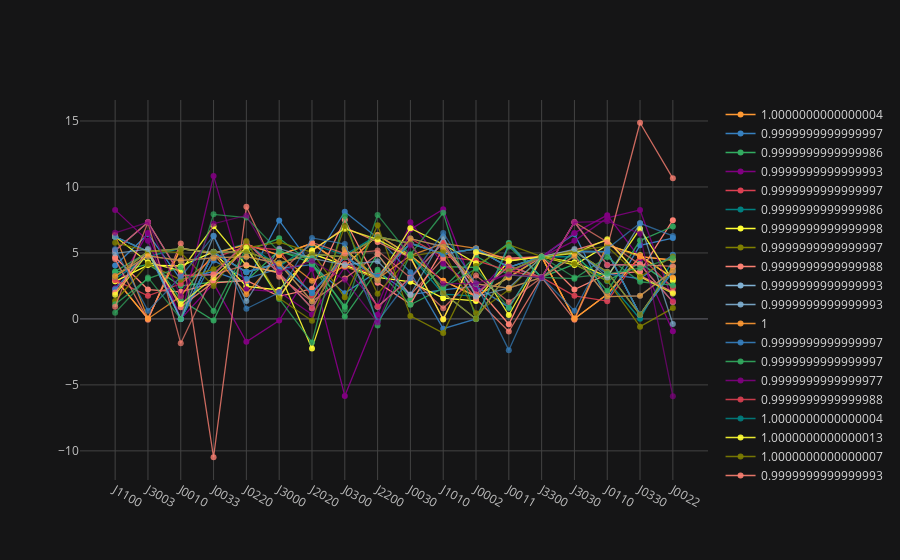

Write notebook code for a chart like this one.
### Markdown cell above
# Load and process saved trained nets

### Code cell
NetsDataFolder('../data/new_nets/').filter('doublefredkin_diagonal_initvalues4*').plot_parameters(hlines=[])

### Figure 1 — Plotly figure (JSON) as saved in the notebook; plotly's stock layout.template omitted (floating-point values rounded to 4 significant figures)
{"data": [{"connectgaps": true, "line": {"color": "rgba(255, 153, 51, 1.0)", "dash": "solid", "width": 1.3}, "marker": {"size": 6, "symbol": "dot"}, "mode": "lines+markers", "name": 1.0, "text": "", "type": "scatter", "x": ["J1100", "J3003", "J0010", "J0033", "J0220", "J3000", "J2020", "J0300", "J2200", "J0030", "J1010", "J0002", "J0011", "J3300", "J3030", "J0110", "J0330", "J0022"], "y": [3.033, 0.01116, 5.354, 4.959, 5.645, 4.841, 5.726, 3.98, 6.352, 4.801, 2.892, 1.721, 3.145, 4.712, 0.01117, 1.875, 4.724, 4.462]}, {"connectgaps": true, "line": {"color": "rgba(55, 128, 191, 1.0)", "dash": "solid", "width": 1.3}, "marker": {"size": 6, "symbol": "dot"}, "mode": "lines+markers", "name": 1.0, "text": "", "type": "scatter", "x": ["J1100", "J3003", "J0010", "J0033", "J0220", "J3000", "J2020", "J0300", "J2200", "J0030", "J1010", "J0002", "J0011", "J3300", "J3030", "J0110", "J0330", "J0022"], "y": [4.054, 6.431, 2.978, 3.603, 2.731, 7.461, 4.047, 1.952, 3.593, 1.845, 2.201, 2.483, 0.8736, 4.712, 6.431, 1.471, 5.574, 6.126]}, {"connectgaps": true, "line": {"color": "rgba(50, 171, 96, 1.0)", "dash": "solid", "width": 1.3}, "marker": {"size": 6, "symbol": "dot"}, "mode": "lines+markers", "name": 1.0, "text": "", "type": "scatter", "x": ["J1100", "J3003", "J0010", "J0033", "J0220", "J3000", "J2020", "J0300", "J2200", "J0030", "J1010", "J0002", "J0011", "J3300", "J3030", "J0110", "J0330", "J0022"], "y": [3.516, 4.151, 2.51, 2.787, 2.902, 5.179, 4.218, 0.9487, 4.906, 1.49, 3.967, 3.901, 5.745, 3.142, 4.151, 2.868, 4.248, 2.464]}, {"connectgaps": true, "line": {"color": "rgba(128, 0, 128, 1.0)", "dash": "solid", "width": 1.3}, "marker": {"size": 6, "symbol": "dot"}, "mode": "lines+markers", "name": 1.0, "text": "", "type": "scatter", "x": ["J1100", "J3003", "J0010", "J0033", "J0220", "J3000", "J2020", "J0300", "J2200", "J0030", "J1010", "J0002", "J0011", "J3300", "J3030", "J0110", "J0330", "J0022"], "y": [2.305, 6.519, -1.038e-09, 2.688, -1.732, -0.1241, 3.805, -5.835, 0.3141, 6.784, 8.308, 1.862, 4.537, 4.712, 6.519, 7.861, 4.593, -0.9421]}, {"connectgaps": true, "line": {"color": "rgba(219, 64, 82, 1.0)", "dash": "solid", "width": 1.3}, "marker": {"size": 6, "symbol": "dot"}, "mode": "lines+markers", "name": 1.0, "text": "", "type": "scatter", "x": ["J1100", "J3003", "J0010", "J0033", "J0220", "J3000", "J2020", "J0300", "J2200", "J0030", "J1010", "J0002", "J0011", "J3300", "J3030", "J0110", "J0330", "J0022"], "y": [6.224, 5.111, 1.533e-06, 5.045, 3.558, 4.227, 1.968, 4.696, 3.189, 5.73, 4.905, 5.315, 3.912, 4.712, 5.111, 5.095, 0.3164, 3.609]}, {"connectgaps": true, "line": {"color": "rgba(0, 128, 128, 1.0)", "dash": "solid", "width": 1.3}, "marker": {"size": 6, "symbol": "dot"}, "mode": "lines+markers", "name": 1.0, "text": "", "type": "scatter", "x": ["J1100", "J3003", "J0010", "J0033", "J0220", "J3000", "J2020", "J0300", "J2200", "J0030", "J1010", "J0002", "J0011", "J3300", "J3030", "J0110", "J0330", "J0022"], "y": [3.033, 4.724, 5.354, 4.959, 5.726, 3.98, 5.645, 4.841, 6.352, 4.801, 1.875, 1.721, 3.145, 4.712, 4.724, 2.892, 0.01117, 4.462]}, {"connectgaps": true, "line": {"color": "rgba(255, 255, 51, 1.0)", "dash": "solid", "width": 1.3}, "marker": {"size": 6, "symbol": "dot"}, "mode": "lines+markers", "name": 1.0, "text": "", "type": "scatter", "x": ["J1100", "J3003", "J0010", "J0033", "J0220", "J3000", "J2020", "J0300", "J2200", "J0030", "J1010", "J0002", "J0011", "J3300", "J3030", "J0110", "J0330", "J0022"], "y": [2.847, 4.078, 4.011, 5.084, 2.456, 2.193, 4.934, 4.083, 3.145, 2.81, 1.573, 1.363, 4.42, 4.712, 4.078, 5.594, 4.827, 3.062]}, {"connectgaps": true, "line": {"color": "rgba(128, 128, 0, 1.0)", "dash": "solid", "width": 1.3}, "marker": {"size": 6, "symbol": "dot"}, "mode": "lines+markers", "name": 1.0, "text": "", "type": "scatter", "x": ["J1100", "J3003", "J0010", "J0033", "J0220", "J3000", "J2020", "J0300", "J2200", "J0030", "J1010", "J0002", "J0011", "J3300", "J3030", "J0110", "J0330", "J0022"], "y": [3.189, 5.111, 5.315, 5.045, 5.095, 4.227, 4.905, 4.696, 6.224, 5.73, 1.968, 1.067e-06, 3.609, 4.712, 5.111, 3.558, 0.3164, 3.912]}, {"connectgaps": true, "line": {"color": "rgba(251, 128, 114, 1.0)", "dash": "solid", "width": 1.3}, "marker": {"size": 6, "symbol": "dot"}, "mode": "lines+markers", "name": 1.0, "text": "", "type": "scatter", "x": ["J1100", "J3003", "J0010", "J0033", "J0220", "J3000", "J2020", "J0300", "J2200", "J0030", "J1010", "J0002", "J0011", "J3300", "J3030", "J0110", "J0330", "J0022"], "y": [4.671, 2.225, 2.05, 2.735, 2.908, 1.707, 2.284, 7.519, 2.748, 1.118, 5.331, 2.433, -0.4034, 4.712, 2.225, 3.395, 3.588, 7.485]}, {"connectgaps": true, "line": {"color": "rgba(128, 177, 211, 1.0)", "dash": "solid", "width": 1.3}, "marker": {"size": 6, "symbol": "dot"}, "mode": "lines+markers", "name": 1.0, "text": "", "type": "scatter", "x": ["J1100", "J3003", "J0010", "J0033", "J0220", "J3000", "J2020", "J0300", "J2200", "J0030", "J1010", "J0002", "J0011", "J3300", "J3030", "J0110", "J0330", "J0022"], "y": [5.177, 7.332, 3.285, 3.363, 5.831, 3.463, 0.8061, 4.949, 0.9276, 3.113, 5.793, 1.85, 3.989, 3.142, 7.332, 4.093, 4.116, 1.287]}, {"connectgaps": true, "line": {"color": "rgba(128, 177, 211, 0.89999999999999991)", "dash": "solid", "width": 1.3}, "marker": {"size": 6, "symbol": "dot"}, "mode": "lines+markers", "name": 1.0, "text": "", "type": "scatter", "x": ["J1100", "J3003", "J0010", "J0033", "J0220", "J3000", "J2020", "J0300", "J2200", "J0030", "J1010", "J0002", "J0011", "J3300", "J3030", "J0110", "J0330", "J0022"], "y": [6.224, 5.111, 1.787e-06, 5.045, 3.558, 4.227, 1.968, 4.696, 3.189, 5.73, 4.905, 5.315, 3.912, 4.712, 5.111, 5.095, 0.3164, 3.609]}, {"connectgaps": true, "line": {"color": "rgba(255, 153, 51, 0.89999999999999991)", "dash": "solid", "width": 1.3}, "marker": {"size": 6, "symbol": "dot"}, "mode": "lines+markers", "name": 1, "text": "", "type": "scatter", "x": ["J1100", "J3003", "J0010", "J0033", "J0220", "J3000", "J2020", "J0300", "J2200", "J0030", "J1010", "J0002", "J0011", "J3300", "J3030", "J0110", "J0330", "J0022"], "y": [3.033, 0.01117, 5.354, 4.959, 5.645, 4.841, 5.726, 3.98, 6.352, 4.801, 2.892, 1.721, 3.145, 4.712, 0.01117, 1.875, 4.724, 4.462]}, {"connectgaps": true, "line": {"color": "rgba(55, 128, 191, 0.89999999999999991)", "dash": "solid", "width": 1.3}, "marker": {"size": 6, "symbol": "dot"}, "mode": "lines+markers", "name": 1.0, "text": "", "type": "scatter", "x": ["J1100", "J3003", "J0010", "J0033", "J0220", "J3000", "J2020", "J0300", "J2200", "J0030", "J1010", "J0002", "J0011", "J3300", "J3030", "J0110", "J0330", "J0022"], "y": [2.249, 5.108, -3.888e-10, 4.435, 3.042, 3.826, 4.119, 8.123, 6.139, 3.528, -0.7416, 2.739e-09, 5.634, 3.142, 5.108, 3.409, 3.044, 4.853]}, {"connectgaps": true, "line": {"color": "rgba(50, 171, 96, 0.89999999999999991)", "dash": "solid", "width": 1.3}, "marker": {"size": 6, "symbol": "dot"}, "mode": "lines+markers", "name": 1.0, "text": "", "type": "scatter", "x": ["J1100", "J3003", "J0010", "J0033", "J0220", "J3000", "J2020", "J0300", "J2200", "J0030", "J1010", "J0002", "J0011", "J3300", "J3030", "J0110", "J0330", "J0022"], "y": [3.602, 5.047, 1.436, -0.1294, 5.134, 6.105, 4.172, 0.1769, 3.725, 1.077, 2.345, 4.772, 3.338, 3.142, 5.047, 2.111, 5.939, 7.002]}, {"connectgaps": true, "line": {"color": "rgba(128, 0, 128, 0.89999999999999991)", "dash": "solid", "width": 1.3}, "marker": {"size": 6, "symbol": "dot"}, "mode": "lines+markers", "name": 1.0, "text": "", "type": "scatter", "x": ["J1100", "J3003", "J0010", "J0033", "J0220", "J3000", "J2020", "J0300", "J2200", "J0030", "J1010", "J0002", "J0011", "J3300", "J3030", "J0110", "J0330", "J0022"], "y": [8.263, 5.917, -1.159e-11, 10.84, 2.24, 2.045, 0.3367, 3.928, 0.9722, 7.325, 4.173, 2.301, 3.494, 4.712, 5.917, 7.652, 8.261, 1.379]}, {"connectgaps": true, "line": {"color": "rgba(219, 64, 82, 0.89999999999999991)", "dash": "solid", "width": 1.3}, "marker": {"size": 6, "symbol": "dot"}, "mode": "lines+markers", "name": 1.0, "text": "", "type": "scatter", "x": ["J1100", "J3003", "J0010", "J0033", "J0220", "J3000", "J2020", "J0300", "J2200", "J0030", "J1010", "J0002", "J0011", "J3300", "J3030", "J0110", "J0330", "J0022"], "y": [2.939, 1.752, 2.662, 4.62, 5.472, 5.234, 1.696, 4.185, 3.256, 6.085, 4.714, 4.427, 3.649, 3.142, 1.752, 1.348, 4.774, 2.334]}, {"connectgaps": true, "line": {"color": "rgba(0, 128, 128, 0.89999999999999991)", "dash": "solid", "width": 1.3}, "marker": {"size": 6, "symbol": "dot"}, "mode": "lines+markers", "name": 1.0, "text": "", "type": "scatter", "x": ["J1100", "J3003", "J0010", "J0033", "J0220", "J3000", "J2020", "J0300", "J2200", "J0030", "J1010", "J0002", "J0011", "J3300", "J3030", "J0110", "J0330", "J0022"], "y": [6.224, 5.111, 1.461e-06, 5.045, 3.558, 4.227, 1.968, 4.696, 3.189, 5.73, 4.905, 5.315, 3.912, 4.712, 5.111, 5.095, 0.3164, 3.609]}, {"connectgaps": true, "line": {"color": "rgba(255, 255, 51, 0.89999999999999991)", "dash": "solid", "width": 1.3}, "marker": {"size": 6, "symbol": "dot"}, "mode": "lines+markers", "name": 1.0, "text": "", "type": "scatter", "x": ["J1100", "J3003", "J0010", "J0033", "J0220", "J3000", "J2020", "J0300", "J2200", "J0030", "J1010", "J0002", "J0011", "J3300", "J3030", "J0110", "J0330", "J0022"], "y": [6.254, 4.293, 3.631, 7.031, 4.055, 3.513, -2.234, 5.33, 2.994, 6.873, 5.654, 4.227, 0.2943, 4.712, 4.293, 3.201, 6.832, 2.885]}, {"connectgaps": true, "line": {"color": "rgba(128, 128, 0, 0.89999999999999991)", "dash": "solid", "width": 1.3}, "marker": {"size": 6, "symbol": "dot"}, "mode": "lines+markers", "name": 1.0, "text": "", "type": "scatter", "x": ["J1100", "J3003", "J0010", "J0033", "J0220", "J3000", "J2020", "J0300", "J2200", "J0030", "J1010", "J0002", "J0011", "J3300", "J3030", "J0110", "J0330", "J0022"], "y": [1.354, 4.152, 2.962, 3.768, 5.382, 5.822, 5.048, 1.65, 7.097, 0.2286, -1.072, 4.019, 5.621, 4.712, 4.152, 2.907, -0.5853, 0.8217]}, {"connectgaps": true, "line": {"color": "rgba(251, 128, 114, 0.89999999999999991)", "dash": "solid", "width": 1.3}, "marker": {"size": 6, "symbol": "dot"}, "mode": "lines+markers", "name": 1.0, "text": "", "type": "scatter", "x": ["J1100", "J3003", "J0010", "J0033", "J0220", "J3000", "J2020", "J0300", "J2200", "J0030", "J1010", "J0002", "J0011", "J3300", "J3030", "J0110", "J0330", "J0022"], "y": [2.003, 5.212, 0.8933, 2.798, 5.408, 1.686, 5.141, 6.927, 5.83, 4.644, -0.00753, 5.028, 4.597, 4.712, 5.212, 5.943, 3.277, 2.03]}, {"connectgaps": true, "line": {"color": "rgba(251, 128, 114, 0.79999999999999982)", "dash": "solid", "width": 1.3}, "marker": {"size": 6, "symbol": "dot"}, "mode": "lines+markers", "name": 1.0, "text": "", "type": "scatter", "x": ["J1100", "J3003", "J0010", "J0033", "J0220", "J3000", "J2020", "J0300", "J2200", "J0030", "J1010", "J0002", "J0011", "J3300", "J3030", "J0110", "J0330", "J0022"], "y": [4.533, -0.06564, 5.723, -10.48, 8.501, 3.204, 1.328, 3.069, 4.891, 1.809, 4.606, 1.531, -0.9583, 3.142, -0.06564, 5.427, 14.87, 10.66]}, {"connectgaps": true, "line": {"color": "rgba(128, 177, 211, 0.79999999999999982)", "dash": "solid", "width": 1.3}, "marker": {"size": 6, "symbol": "dot"}, "mode": "lines+markers", "name": 1.0, "text": "", "type": "scatter", "x": ["J1100", "J3003", "J0010", "J0033", "J0220", "J3000", "J2020", "J0300", "J2200", "J0030", "J1010", "J0002", "J0011", "J3300", "J3030", "J0110", "J0330", "J0022"], "y": [3.189, 5.111, 5.315, 5.045, 5.095, 4.227, 4.905, 4.696, 6.224, 5.73, 1.968, 1.454e-06, 3.609, 4.712, 5.111, 3.558, 0.3164, 3.912]}, {"connectgaps": true, "line": {"color": "rgba(255, 153, 51, 0.79999999999999982)", "dash": "solid", "width": 1.3}, "marker": {"size": 6, "symbol": "dot"}, "mode": "lines+markers", "name": 1.0, "text": "", "type": "scatter", "x": ["J1100", "J3003", "J0010", "J0033", "J0220", "J3000", "J2020", "J0300", "J2200", "J0030", "J1010", "J0002", "J0011", "J3300", "J3030", "J0110", "J0330", "J0022"], "y": [6.352, 0.01117, 1.721, 4.959, 1.875, 4.841, 2.892, 3.98, 3.033, 4.801, 5.726, 5.354, 4.462, 4.712, 0.01117, 5.645, 4.724, 3.145]}, {"connectgaps": true, "line": {"color": "rgba(55, 128, 191, 0.79999999999999982)", "dash": "solid", "width": 1.3}, "marker": {"size": 6, "symbol": "dot"}, "mode": "lines+markers", "name": 1.0, "text": "", "type": "scatter", "x": ["J1100", "J3003", "J0010", "J0033", "J0220", "J3000", "J2020", "J0300", "J2200", "J0030", "J1010", "J0002", "J0011", "J3300", "J3030", "J0110", "J0330", "J0022"], "y": [6.224, 5.111, 1.335e-06, 5.045, 3.558, 4.227, 1.968, 4.696, 3.189, 5.73, 4.905, 5.315, 3.912, 4.712, 5.111, 5.095, 0.3164, 3.609]}, {"connectgaps": true, "line": {"color": "rgba(50, 171, 96, 0.79999999999999982)", "dash": "solid", "width": 1.3}, "marker": {"size": 6, "symbol": "dot"}, "mode": "lines+markers", "name": 1.0, "text": "", "type": "scatter", "x": ["J1100", "J3003", "J0010", "J0033", "J0220", "J3000", "J2020", "J0300", "J2200", "J0030", "J1010", "J0002", "J0011", "J3300", "J3030", "J0110", "J0330", "J0022"], "y": [1.103, 3.051, 3.918, 0.6046, 5.395, 1.516, -1.781, 7.771, -0.5019, 4.896, 8.046, 2.371e-08, 5.481, 3.142, 3.051, 4.688, 2.815, 2.553]}, {"connectgaps": true, "line": {"color": "rgba(128, 0, 128, 0.79999999999999982)", "dash": "solid", "width": 1.3}, "marker": {"size": 6, "symbol": "dot"}, "mode": "lines+markers", "name": 1.0, "text": "", "type": "scatter", "x": ["J1100", "J3003", "J0010", "J0033", "J0220", "J3000", "J2020", "J0300", "J2200", "J0030", "J1010", "J0002", "J0011", "J3300", "J3030", "J0110", "J0330", "J0022"], "y": [3.256, 4.774, 4.427, 4.62, 4.714, 4.185, 1.348, 5.234, 2.939, 6.085, 5.472, 2.662, 2.334, 3.142, 4.774, 1.696, 1.752, 3.649]}, {"connectgaps": true, "line": {"color": "rgba(219, 64, 82, 0.79999999999999982)", "dash": "solid", "width": 1.3}, "marker": {"size": 6, "symbol": "dot"}, "mode": "lines+markers", "name": 1.0, "text": "", "type": "scatter", "x": ["J1100", "J3003", "J0010", "J0033", "J0220", "J3000", "J2020", "J0300", "J2200", "J0030", "J1010", "J0002", "J0011", "J3300", "J3030", "J0110", "J0330", "J0022"], "y": [5.177, 7.332, 3.285, 3.363, 5.831, 3.463, 0.8061, 4.949, 0.9276, 3.113, 5.793, 1.85, 3.989, 3.142, 7.332, 4.093, 4.116, 1.287]}, {"connectgaps": true, "line": {"color": "rgba(0, 128, 128, 0.79999999999999982)", "dash": "solid", "width": 1.3}, "marker": {"size": 6, "symbol": "dot"}, "mode": "lines+markers", "name": 1.0, "text": "", "type": "scatter", "x": ["J1100", "J3003", "J0010", "J0033", "J0220", "J3000", "J2020", "J0300", "J2200", "J0030", "J1010", "J0002", "J0011", "J3300", "J3030", "J0110", "J0330", "J0022"], "y": [3.256, 4.774, 4.427, 4.62, 4.714, 4.185, 1.348, 5.234, 2.939, 6.085, 5.472, 2.662, 2.334, 3.142, 4.774, 1.696, 1.752, 3.649]}, {"connectgaps": true, "line": {"color": "rgba(255, 255, 51, 0.79999999999999982)", "dash": "solid", "width": 1.3}, "marker": {"size": 6, "symbol": "dot"}, "mode": "lines+markers", "name": 1.0, "text": "", "type": "scatter", "x": ["J1100", "J3003", "J0010", "J0033", "J0220", "J3000", "J2020", "J0300", "J2200", "J0030", "J1010", "J0002", "J0011", "J3300", "J3030", "J0110", "J0330", "J0022"], "y": [1.833, 4.976, 1.124, 3.113, 5.412, 1.616, 5.208, 6.827, 6.02, 4.706, -0.04993, 5.062, 4.383, 4.712, 4.976, 6.029, 3.195, 1.928]}, {"connectgaps": true, "line": {"color": "rgba(128, 128, 0, 0.79999999999999982)", "dash": "solid", "width": 1.3}, "marker": {"size": 6, "symbol": "dot"}, "mode": "lines+markers", "name": 1.0, "text": "", "type": "scatter", "x": ["J1100", "J3003", "J0010", "J0033", "J0220", "J3000", "J2020", "J0300", "J2200", "J0030", "J1010", "J0002", "J0011", "J3300", "J3030", "J0110", "J0330", "J0022"], "y": [5.767, 5.165, 5.018, 2.487, 5.9, 1.562, -0.1404, 7.036, 1.906, 4.737, 5.172, 0.4294, 2.212, 4.712, 5.165, 5.492, 3.185, 4.726]}, {"connectgaps": true, "line": {"color": "rgba(128, 128, 0, 0.69999999999999996)", "dash": "solid", "width": 1.3}, "marker": {"size": 6, "symbol": "dot"}, "mode": "lines+markers", "name": 1.0, "text": "", "type": "scatter", "x": ["J1100", "J3003", "J0010", "J0033", "J0220", "J3000", "J2020", "J0300", "J2200", "J0030", "J1010", "J0002", "J0011", "J3300", "J3030", "J0110", "J0330", "J0022"], "y": [3.189, 5.111, 5.315, 5.045, 5.095, 4.227, 4.905, 4.696, 6.224, 5.73, 1.968, 1.749e-06, 3.609, 4.712, 5.111, 3.558, 0.3164, 3.912]}, {"connectgaps": true, "line": {"color": "rgba(251, 128, 114, 0.69999999999999996)", "dash": "solid", "width": 1.3}, "marker": {"size": 6, "symbol": "dot"}, "mode": "lines+markers", "name": 1.0, "text": "", "type": "scatter", "x": ["J1100", "J3003", "J0010", "J0033", "J0220", "J3000", "J2020", "J0300", "J2200", "J0030", "J1010", "J0002", "J0011", "J3300", "J3030", "J0110", "J0330", "J0022"], "y": [0.9276, 7.332, -1.85, 3.363, 4.093, 3.463, 5.793, 4.949, 5.177, 3.113, 0.8061, 3.285, 1.287, 3.142, 7.332, 5.831, 4.116, 3.989]}, {"connectgaps": true, "line": {"color": "rgba(128, 177, 211, 0.69999999999999996)", "dash": "solid", "width": 1.3}, "marker": {"size": 6, "symbol": "dot"}, "mode": "lines+markers", "name": 1.0, "text": "", "type": "scatter", "x": ["J1100", "J3003", "J0010", "J0033", "J0220", "J3000", "J2020", "J0300", "J2200", "J0030", "J1010", "J0002", "J0011", "J3300", "J3030", "J0110", "J0330", "J0022"], "y": [4.974, 5.292, -3.77e-09, 6.29, 1.357, 5.317, 4.584, 4.089, 4.37, 1.834, 6.209, 1.696, 2.347, 4.712, 5.292, 3.148, 7.245, -0.3905]}, {"connectgaps": true, "line": {"color": "rgba(255, 153, 51, 0.69999999999999996)", "dash": "solid", "width": 1.3}, "marker": {"size": 6, "symbol": "dot"}, "mode": "lines+markers", "name": 1.0, "text": "", "type": "scatter", "x": ["J1100", "J3003", "J0010", "J0033", "J0220", "J3000", "J2020", "J0300", "J2200", "J0030", "J1010", "J0002", "J0011", "J3300", "J3030", "J0110", "J0330", "J0022"], "y": [3.256, 4.774, 4.427, 4.62, 4.714, 4.185, 1.348, 5.234, 2.939, 6.085, 5.472, 2.662, 2.334, 3.142, 4.774, 1.696, 1.752, 3.649]}, {"connectgaps": true, "line": {"color": "rgba(55, 128, 191, 0.69999999999999996)", "dash": "solid", "width": 1.3}, "marker": {"size": 6, "symbol": "dot"}, "mode": "lines+markers", "name": 1.0, "text": "", "type": "scatter", "x": ["J1100", "J3003", "J0010", "J0033", "J0220", "J3000", "J2020", "J0300", "J2200", "J0030", "J1010", "J0002", "J0011", "J3300", "J3030", "J0110", "J0330", "J0022"], "y": [5.287, 0.6173, 3.193, 6.293, 0.7728, 1.993, 6.134, 5.674, -0.195, 3.082, 6.516, 2.666, -2.368, 3.142, 0.6173, 5.324, 7.242, 6.285]}, {"connectgaps": true, "line": {"color": "rgba(50, 171, 96, 0.69999999999999996)", "dash": "solid", "width": 1.3}, "marker": {"size": 6, "symbol": "dot"}, "mode": "lines+markers", "name": 1, "text": "", "type": "scatter", "x": ["J1100", "J3003", "J0010", "J0033", "J0220", "J3000", "J2020", "J0300", "J2200", "J0030", "J1010", "J0002", "J0011", "J3300", "J3030", "J0110", "J0330", "J0022"], "y": [0.4652, 3.144, 1.249e-10, 7.925, 7.676, 5.098, 4.565, 0.7191, 7.88, 4.787, 2.368, 3.795, 0.8287, 4.712, 3.144, 3.413, 3.856, 4.598]}, {"connectgaps": true, "line": {"color": "rgba(128, 0, 128, 0.69999999999999996)", "dash": "solid", "width": 1.3}, "marker": {"size": 6, "symbol": "dot"}, "mode": "lines+markers", "name": 1.0, "text": "", "type": "scatter", "x": ["J1100", "J3003", "J0010", "J0033", "J0220", "J3000", "J2020", "J0300", "J2200", "J0030", "J1010", "J0002", "J0011", "J3300", "J3030", "J0110", "J0330", "J0022"], "y": [6.528, 7.319, 1.717, 7.217, 7.843, 3.556, 4.393, 2.97, -0.272, 5.607, 2.659, 2.695, 3.364, 3.142, 7.319, 7.4, 6.481, -5.869]}], "layout": {"legend": {"bgcolor": "#151516", "font": {"color": "#D9D9D9"}}, "paper_bgcolor": "#151516", "plot_bgcolor": "#151516", "shapes": [], "titlefont": {"color": "#D9D9D9"}, "xaxis1": {"gridcolor": "#434343", "showgrid": true, "tickfont": {"color": "#C2C2C2"}, "title": "", "titlefont": {"color": "#D9D9D9"}, "zerolinecolor": "#666570"}, "yaxis1": {"gridcolor": "#434343", "showgrid": true, "tickfont": {"color": "#C2C2C2"}, "title": "", "titlefont": {"color": "#D9D9D9"}, "zerolinecolor": "#666570"}}}
